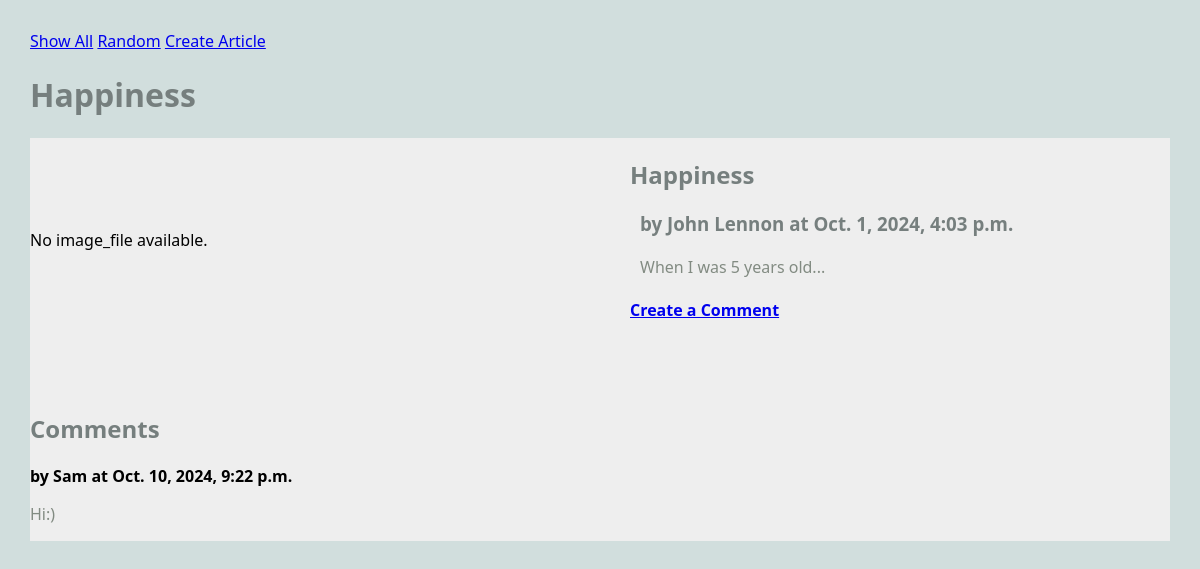
/blog/article/1, run on an earlier commit of the app's database.
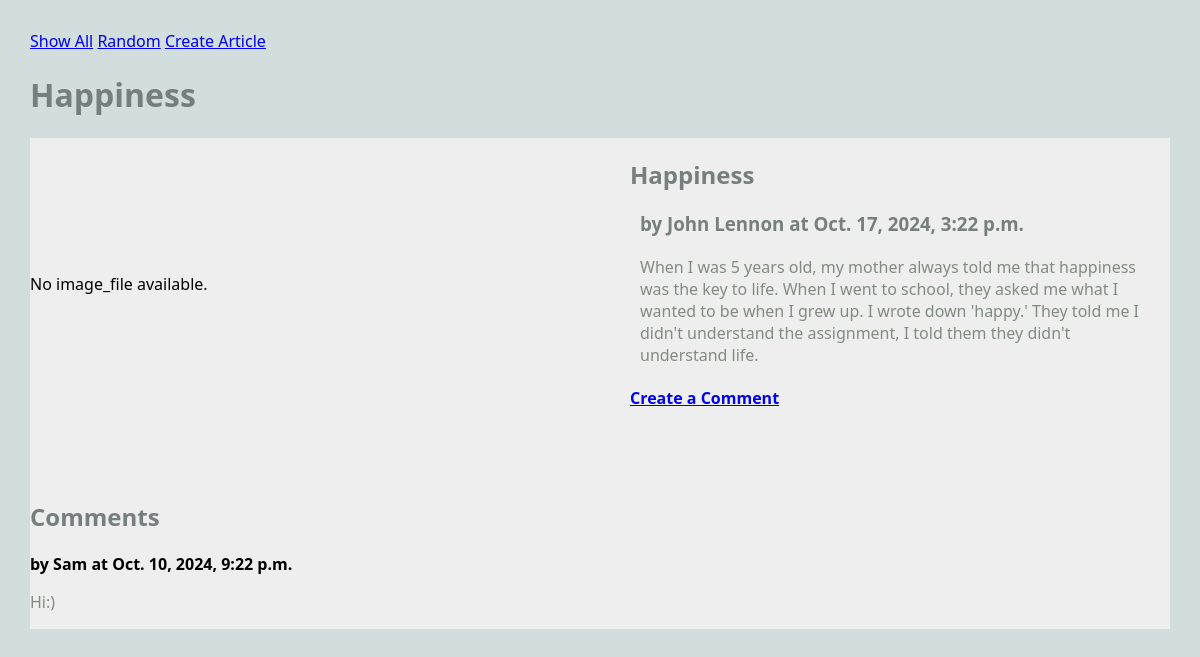
And on a later commit of the database.
### blog/models.py (models this page shows, shortened)
class Article(models.Model):
    title = models.TextField(blank=False)
    author = models.TextField(blank=False)
    text = models.TextField(blank=False)
    published = models.DateTimeField(auto_now=True)
    image_file = models.ImageField(blank=True) # 10/17
    def get_comments(self):
        comments = Comment.objects.filter(article=self)
        return comments

class Comment(models.Model):
    article = models.ForeignKey("Article", on_delete=models.CASCADE)
    author = models.TextField(blank=False)
    text = models.TextField(blank=False)
    published = models.DateTimeField(auto_now=True)
    def __str__(self):
        return f'{self.text}'

### blog/views.py (the view)
# urls.py: path(r'article/<int:pk>', views.ArticleView.as_view(), name="article"),
class ArticleView(DetailView):
    model = Article # the model to display
    template_name = "blog/article.html"
    context_object_name = "article"

### blog/templates/blog/article.html
{% extends 'blog/base.html' %}
{% block content %}
<h1>{{article.title}}</h1>
<main class="grid-container">
    <article class="featured">
        {% if article.image_file %}
            <img src="{{article.image_file.url}}" alt="{{article.image_file.url}}">
        {% else %}
            No image_file available.
        {% endif %}
        <div>
            <h2>{{article.title}}</h2>
            <h3>by {{article.author}} at {{article.published}}</h3>
            <p>
                {{article.text}}
            </p>
            <h4>
                <a href="{% url 'create_comment' article.pk %}">
                Create a Comment</a>
            </h4>
        </div>
    </article>
    <div>
        {% if article.get_comments %}
            <h2>Comments</h2>
            {% for c in article.get_comments %}
            <div>
                <strong>by {{c.author}} at {{c.published}}</strong>
                <p>
                    {{c.text}}
                </p>
            </div>
            {% endfor %}
        {% else %}
            <h2>No Comments</h2>
        {% endif %}
    </div>
</main>
{% endblock %}

### blog/templates/blog/base.html (shortened to what this page needs)
 {% load static %}
<html>
    <head>
        <link rel="stylesheet" href="{% static 'styles-blog.css' %}">
    </head>
    <body>
        <nav>
            <ul>
                <li><a href="{% url 'show_all' %}">Show All</a></li>
                <li><a href="{% url 'random' %}">Random</a></li>
                <li><a href="{% url 'create_article' %}">Create Article</a></li>
            </ul>
        </nav>
        {% block content %}{% endblock %}
    </body>
</html>

### static/styles-blog.css (style rules this page uses)
body { margin: 30px; background: #d1dedd; font-family:'Segoe UI', Tahoma, Geneva, Verdana, sans-serif; }
ul, li { padding: 0px; list-style-type: none; }
h1, h2, h3 { color: #767f7e; }
p { color: #828b82; }
.grid-container { background: #eee; max-width: 900px; display: grid; grid-template-columns: repeat(3, 1fr); grid-gap: 10px; max-width: 1200px; margin: 20px auto; }
article.featured { grid-column: span 3; display: grid; gap: 60px; grid-template-columns: 1fr 1fr; align-items: center; border-bottom: 1px #bbc7c7; padding-bottom: 40px; }
article p, article h3 { margin: 20px 10px; }
nav li { display: inline; }

What changed in the data, as far as the page shows it:
changed Article "Happiness": published "Oct. 1, 2024, 4:03 p.m." → "Oct. 17, 2024, 3:22 p.m."; text "When I was 5 years old..." → "When I was 5 years old, my mother always told me that happiness was the key to life. When I went to school, they asked me what I wanted to be when I grew up. I wrote down 'happy.' They told me I didn't understand the assignment, I told them they didn't understand life."
